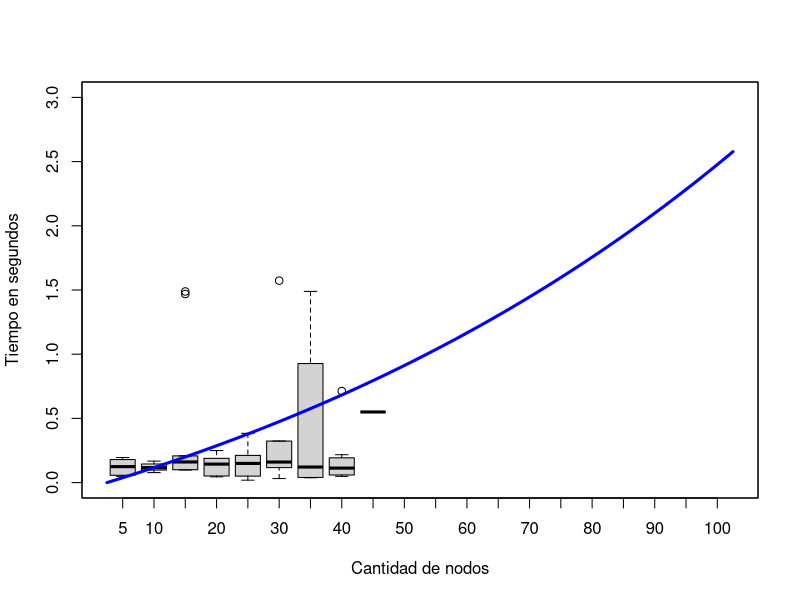

The R source for this figure: (Note: this script raises an error after producing the figure.)
NoDirigido <- read.csv("TiemposNoDirigidoCompleto.csv", header=FALSE)
Dirigido <- read.csv("TiemposDirigidoCompleto.csv", header=FALSE)

TiemposNoDirigido <- data.frame()
for (i in 1:20){
  TiemposNoDirigido <- rbind(TiemposNoDirigido, NoDirigido[((10*i)-9):(10*i),])
}
print(shapiro.test(TiemposNoDirigido[,1]))
#No es normal
pdf("TiemposNoDirigidoCompleto.pdf")
boxplot(t(TiemposNoDirigido), xaxt="n", ylim=c(0,3), xlab=c("Cantidad de nodos"), ylab=c("Tiempo en segundos"))
axis(1, at=1:20, labels=seq(5,100,5))
par(new=TRUE)
plot(exp, xlab="", ylab="", col="blue", lwd=3, xaxt="n", yaxt="n", ylim=c(1,3))


TiemposDirigido <- data.frame()
for (i in 1:20){
  TiemposDirigido <- rbind(TiemposDirigido, Dirigido[((10*i)-9):(10*i),])
}
print(shapiro.test(TiemposDirigido[,1]))
#No es normal
pdf("TiemposDirigidoCompleto.pdf")
boxplot(t(TiemposDirigido), xaxt="n", ylim=c(0,3), xlab=c("Cantidad de nodos"), ylab=c("Tiempo en segundos"))
axis(1, at=1:21, labels=seq(0,100,5))
par(new=TRUE)
plot(exp, xlab="", ylab="", col="blue", lwd=3, xaxt="n", yaxt="n", ylim=c(1,3))
graphics.off()

